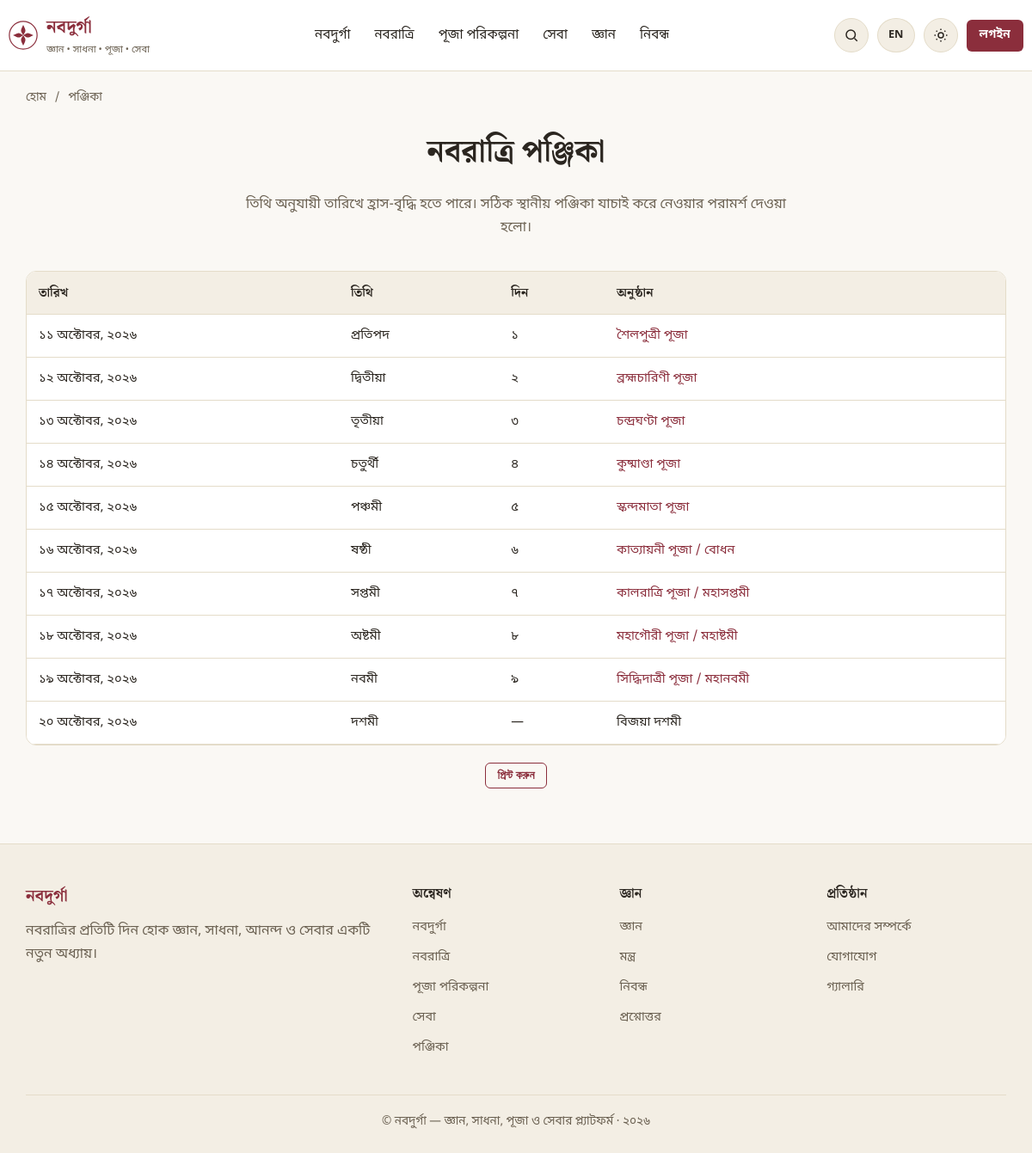
/calendar, run on the app's committed database.
### tables this page shows
CREATE TABLE IF NOT EXISTS festival_calendar (
    id INT UNSIGNED AUTO_INCREMENT PRIMARY KEY,
    year SMALLINT UNSIGNED NOT NULL,
    day_number TINYINT UNSIGNED NULL COMMENT 'NULL for special markers e.g. Mahalaya/Dashami',
    gregorian_date DATE NOT NULL,
    tithi VARCHAR(100) NULL,
    navadurga_id INT UNSIGNED NULL,
    event_label VARCHAR(255) NULL,
    is_dashami TINYINT(1) NOT NULL DEFAULT 0,
    notes VARCHAR(500) NULL,
    created_at DATETIME NOT NULL DEFAULT CURRENT_TIMESTAMP,
    updated_at DATETIME NOT NULL DEFAULT CURRENT_TIMESTAMP ON UPDATE CURRENT_TIMESTAMP,
    CONSTRAINT fk_calendar_navadurga FOREIGN KEY (navadurga_id) REFERENCES navadurga(id) ON DELETE SET NULL,
    INDEX idx_calendar_year (year)
);

### app/core/Controller.php (called while the page is built, shortened)
<?php
class Controller
{
    protected function view(string $view, array $data = [], ?string $layout = null): void
    {
        $viewFile = dirname(__DIR__) . '/views/' . $view . '.php';
        extract($data, EXTR_SKIP);
        require $viewFile;
    }
}

### app/controllers/CalendarController.php (called while the page is built, shortened)
<?php
class CalendarController extends Controller
{
    public function index(Request $request): void
    {
        $repo = new CalendarRepository();
        $years = $repo->availableYears();
        $defaultYear = (int) config('app.current_navaratri_year');
        $year = (int) $request->query('year', $defaultYear);
        $this->view('pages/calendar', [
            'title' => 'নবরাত্রি পঞ্জিকা',
            'metaDescription' => 'নবরাত্রির তারিখ, তিথি ও অনুষ্ঠানসূচি।',
            'breadcrumbs' => [['label' => 'পঞ্জিকা']],
            'years' => $years,
            'year' => $year,
            'entries' => $repo->forYear($year),
        ]);
    }
}

### public/index.php (called while the page is built, shortened)
<?php
$router = new \App\Core\Router();
$router->setBasePath(\App\Core\Env::get('APP_BASE_PATH', ''));
$request = new \App\Core\Request();
$router->dispatch($request);

### app/core/Repository.php (called while the page is built, shortened)
<?php
abstract class Repository
{
    protected PDO $db;
    public function __construct()
    {
        $this->db = Database::connection();
    }
    public function query(string $sql, array $params = []): array
    {
        $stmt = $this->db->prepare($sql);
        $stmt->execute($params);
        return $stmt->fetchAll();
    }
}

### app/core/Autoloader.php (called while the page is built, shortened)
<?php
class Autoloader
{
    protected static array $map = [
        'App\\Core\\' => 'core/',
        'App\\Controllers\\Admin\\' => 'controllers/admin/',
        'App\\Controllers\\' => 'controllers/',
        'App\\Models\\' => 'models/',
        'App\\Repositories\\' => 'repositories/',
        'App\\Services\\' => 'services/',
        'App\\Middleware\\' => 'middleware/',
        'App\\Validators\\' => 'validators/',
        'App\\Helpers\\' => 'helpers/',
    ];
    public static function register(string $appPath): void
    {
        spl_autoload_register(function (string $class) use ($appPath) {
            foreach (self::$map as $prefix => $dir) {
                if (str_starts_with($class, $prefix)) {
                    $relative = substr($class, strlen($prefix));
                    $relative = str_replace('\\', '/', $relative);
                    $file = rtrim($appPath, '/\\') . '/' . $dir . $relative . '.php';
                    if (is_file($file)) {
                        return;
                    }
                }
            }
        });
    }
}

### app/core/Env.php (called while the page is built, shortened)
<?php
class Env
{
    public static function get(string $key, $default = null)
    {
        $value = $_ENV[$key] ?? getenv($key);
        return match (strtolower((string) $value)) {
            'true', '(true)' => true,
            'false', '(false)' => false,
            'null', '(null)' => null,
            'empty', '(empty)' => '',
            default => $value,
        };
    }
}

### app/core/Database.php (called while the page is built, shortened)
<?php
class Database
{
    protected static ?PDO $instance = null;
    public static function connection(): PDO
    {
        if (self::$instance === null) {
            $host = Env::get('DB_HOST', '127.0.0.1');
            $port = Env::get('DB_PORT', '3306');
            $name = Env::get('DB_DATABASE', 'navadurga_db');
            $user = Env::get('DB_USERNAME', 'root');
            $pass = Env::get('DB_PASSWORD', '');
            $charset = Env::get('DB_CHARSET', 'utf8mb4');
            $dsn = "mysql:host={$host};port={$port};dbname={$name};charset={$charset}";
            try {
                self::$instance = new PDO($dsn, $user, $pass, [
                    PDO::ATTR_ERRMODE => PDO::ERRMODE_EXCEPTION,
                    PDO::ATTR_DEFAULT_FETCH_MODE => PDO::FETCH_ASSOC,
                    PDO::ATTR_EMULATE_PREPARES => true,
                ]);
            } catch (PDOException $e) {
                if (Env::get('APP_DEBUG', false)) {
                    throw $e;
                }
                http_response_code(500);
                require dirname(__DIR__) . '/views/errors/500.php';
                exit;
            }
        }
        return self::$instance;
    }
}

### app/repositories/CalendarRepository.php (called while the page is built, shortened)
<?php
class CalendarRepository extends Repository
{
    public function forYear(int $year): array
    {
        return $this->query(
            "SELECT fc.*, n.name_bn AS navadurga_name_bn, n.slug AS navadurga_slug
             FROM festival_calendar fc
             LEFT JOIN navadurga n ON n.id = fc.navadurga_id
             WHERE fc.year = :year
             ORDER BY fc.gregorian_date ASC",
            ['year' => $year]
        );
    }
}

### app/helpers/functions.php (called while the page is built, shortened)
<?php
if (!function_exists('base_path')) {
    function base_path(): string
    {
        return rtrim(Env::get('APP_BASE_PATH', ''), '/');
    }
}
if (!function_exists('url')) {
    function url(string $path = ''): string
    {
        return base_path() . '/' . ltrim($path, '/');
    }
}
if (!function_exists('e')) {
    function e(?string $value): string
    {
        return htmlspecialchars($value ?? '', ENT_QUOTES, 'UTF-8');
    }
}
if (!function_exists('bn_digits')) {
    function bn_digits($number): string
    {
        $western = ['0','1','2','3','4','5','6','7','8','9'];
        $bengali = ['০','১','২','৩','৪','৫','৬','৭','৮','৯'];
        return str_replace($western, $bengali, (string) $number);
    }
}
if (!function_exists('bn_month')) {
    function bn_month(string $englishMonth): string
    {
        $map = [
            'January' => 'জানুয়ারি', 'February' => 'ফেব্রুয়ারি', 'March' => 'মার্চ',
            'April' => 'এপ্রিল', 'May' => 'মে', 'June' => 'জুন',
            'July' => 'জুলাই', 'August' => 'আগস্ট', 'September' => 'সেপ্টেম্বর',
            'October' => 'অক্টোবর', 'November' => 'নভেম্বর', 'December' => 'ডিসেম্বর',
        ];
        return $map[$englishMonth] ?? $englishMonth;
    }
}
if (!function_exists('bn_date')) {
    function bn_date(?string $date, string $format = 'j F, Y'): string
    {
        $ts = strtotime($date);
        $formatted = date($format, $ts);
        foreach (['January','February','March','April','May','June','July','August','September','October','November','December'] as $m) {
            if (str_contains($formatted, $m)) {
                $formatted = str_replace($m, bn_month($m), $formatted);
                break;
            }
        }
        return bn_digits($formatted);
    }
}

### app/views/pages/calendar.php (the view, shortened to what this page needs)
<h1 class="text-center">নবরাত্রি পঞ্জিকা</h1>
<p class="section-subtitle">তিথি অনুযায়ী তারিখে হ্রাস-বৃদ্ধি হতে পারে। সঠিক স্থানীয় পঞ্জিকা যাচাই করে নেওয়ার পরামর্শ দেওয়া হলো।</p>
<?php if (empty($entries)): ?>
    <div class="empty-state"><div class="icon">🗓️</div><p><?= bn_digits($year) ?> সালের পঞ্জিকা এখনও যোগ করা হয়নি।</p></div>
<?php else: ?>
<div class="table-responsive">
    <table class="data-table stack-mobile">
        <thead><tr><th>তারিখ</th><th>তিথি</th><th>দিন</th><th>অনুষ্ঠান</th></tr></thead>
        <tbody>
        <?php foreach ($entries as $e): ?>
            <tr>
                <td data-label="তারিখ"><?= bn_date($e['gregorian_date']) ?></td>
                <td data-label="তিথি"><?= e($e['tithi']) ?></td>
                <td data-label="দিন"><?= $e['day_number'] ? bn_digits($e['day_number']) : '—' ?></td>
                <td data-label="অনুষ্ঠান">
                    <?php if ($e['day_number']): ?>
                        <a href="<?= url('/navaratri/day/' . $e['day_number']) ?>"><?= e($e['event_label']) ?></a>
                    <?php else: ?>
                        <?= e($e['event_label']) ?>
                    <?php endif; ?>
                </td>
            </tr>
        <?php endforeach; ?>
        </tbody>
    </table>
</div>
<div class="text-center" style="margin-top:20px;">
    <button class="btn btn-outline btn-sm" data-print>প্রিন্ট করুন</button>
</div>
<?php endif; ?>

### app/core/Router.php (shortened to what this page needs)
<?php
class Router
{
    protected array $routes = [];
    protected string $basePath = '';
    public function setBasePath(string $path): void
    {
        $this->basePath = rtrim($path, '/');
    }
    protected function add(string $method, string $uri, $handler, array $middleware): void
    {
        $this->routes[] = [
            'method' => $method,
            'uri' => '/' . trim($uri, '/'),
            'handler' => $handler,
            'middleware' => $middleware,
        ];
    }
    public function dispatch(Request $request): void
    {
        $uri = $request->uriPath($this->basePath);
        foreach ($this->routes as $route) {
            $pattern = $this->compile($route['uri']);
            if (preg_match($pattern, $uri, $matches)) {
                $params = array_filter($matches, 'is_string', ARRAY_FILTER_USE_KEY);
                $this->call($route['handler'], $request, $params);
                return;
            }
        }
    }
    protected function compile(string $uri): string
    {
        $pattern = preg_replace('#\{([a-zA-Z_][a-zA-Z0-9_]*)\}#', '(?P<$1>[^/]+)', $uri);
        return '#^' . $pattern . '$#u';
    }
    protected function call($handler, Request $request, array $params): void
    {
        [$class, $method] = $handler;
        $controller = new $class();
        call_user_func_array([$controller, $method], array_merge([$request], array_values($params)));
    }
}

### public/assets/css/app.css (style rules this page uses)
:root { --color-bg: #FAF8F4; --color-surface: #FFFFFF; --color-surface-alt: #F3EEE4; --color-border: #E4DCC9; --color-text: #2B2620; --color-text-muted: #6B6152; --color-primary: #8B2E3C; --color-primary-dark: #6E1F2B; --color-primary-soft: #F4E4E6; --color-accent: #B8842E; --color-accent-soft: #F6ECD9; --color-success: #2F6D4F; --color-success-soft: #E4F1EA; --color-danger: #B3261E; --color-danger-soft: #FBE7E5; --color-info: #2E5D8B; --color-info-soft: #E4EDF6; --shadow-sm: 0 1px 3px rgba(43, 38, 32, 0.08); --shadow-md: 0 4px 16px rgba(43, 38, 32, 0.10); --radius-sm: 6px; --radius-md: 12px; --radius-lg: 20px; --font-body: 'Noto Sans Bengali', 'Nirmala UI', 'Vrinda', 'Noto Sans', system-ui, sans-serif; --font-heading: 'Noto Serif Bengali', 'Nirmala UI', 'Vrinda', 'Noto Serif', Georgia, serif; --container-width: 1180px; }
* { box-sizing: border-box; }
html { scroll-behavior: smooth; }
body { margin: 0; font-family: var(--font-body); background: var(--color-bg); color: var(--color-text); line-height: 1.7; font-size: 16px; -webkit-font-smoothing: antialiased; }
h1, h2, h3, h4 { font-family: var(--font-heading); font-weight: 700; line-height: 1.35; margin: 0 0 0.6em; color: var(--color-text); }
h1 { font-size: clamp(1.9rem, 3vw, 2.6rem); }
p { margin: 0 0 1em; color: var(--color-text); }
a { color: var(--color-primary); text-decoration: none; }
.section-subtitle { text-align: center; color: var(--color-text-muted); max-width: 640px; margin: 0 auto 36px; }
.btn { display: inline-flex; align-items: center; justify-content: center; gap: 8px; padding: 11px 22px; border-radius: var(--radius-sm); font-weight: 600; font-size: 0.95rem; border: 1px solid transparent; cursor: pointer; transition: transform 0.05s ease, background 0.15s ease; text-decoration: none; }
.btn-outline { background: transparent; border-color: var(--color-primary); color: var(--color-primary); }
.btn-sm { padding: 6px 14px; font-size: 0.85rem; }
table.data-table { width: 100%; border-collapse: collapse; background: var(--color-surface); }
table.data-table th, table.data-table td { text-align: left; padding: 12px 14px; border-bottom: 1px solid var(--color-border); font-size: 0.92rem; }
table.data-table th { background: var(--color-surface-alt); font-family: var(--font-heading); }
.table-responsive { overflow-x: auto; border: 1px solid var(--color-border); border-radius: var(--radius-md); }
.text-center { text-align: center; }

### data on the page
festival_calendar: gregorian_date "১১ অক্টোবর, ২০২৬", tithi "প্রতিপদ", day_number "১", event_label "শৈলপুত্রী পূজা"
festival_calendar: gregorian_date "১২ অক্টোবর, ২০২৬", tithi "দ্বিতীয়া", day_number "২", event_label "ব্রহ্মচারিণী পূজা"
festival_calendar: gregorian_date "১৩ অক্টোবর, ২০২৬", tithi "তৃতীয়া", day_number "৩", event_label "চন্দ্রঘণ্টা পূজা"
festival_calendar: gregorian_date "১৪ অক্টোবর, ২০২৬", tithi "চতুর্থী", day_number "৪", event_label "কুষ্মাণ্ডা পূজা"
festival_calendar: gregorian_date "১৫ অক্টোবর, ২০২৬", tithi "পঞ্চমী", day_number "৫", event_label "স্কন্দমাতা পূজা"
festival_calendar: gregorian_date "১৬ অক্টোবর, ২০২৬", tithi "ষষ্ঠী", day_number "৬", event_label "কাত্যায়নী পূজা / বোধন"
festival_calendar: gregorian_date "১৭ অক্টোবর, ২০২৬", tithi "সপ্তমী", day_number "৭", event_label "কালরাত্রি পূজা / মহাসপ্তমী"
festival_calendar: gregorian_date "১৮ অক্টোবর, ২০২৬", tithi "অষ্টমী", day_number "৮", event_label "মহাগৌরী পূজা / মহাষ্টমী"
festival_calendar: gregorian_date "১৯ অক্টোবর, ২০২৬", tithi "নবমী", day_number "৯", event_label "সিদ্ধিদাত্রী পূজা / মহানবমী"
festival_calendar: gregorian_date "২০ অক্টোবর, ২০২৬", tithi "দশমী", event_label "বিজয়া দশমী"

### other printed values
setting('site_name', 'নবদুর্গা') "নবদুর্গা"
setting('site_subtitle', 'জ্ঞান • সাধনা • পূজা • সেবা') "জ্ঞান • সাধনা • পূজা • সেবা"
t('nav.navadurga') "নবদুর্গা"
t('nav.navaratri') "নবরাত্রি"
t('nav.puja_planning') "পূজা পরিকল্পনা"
t('nav.seva') "সেবা"
t('nav.learning') "জ্ঞান"
t('nav.articles') "নিবন্ধ"
t('nav.login') "লগইন"
$crumb['label'] "পঞ্জিকা"
t('footer.explore') "অন্বেষণ"
t('nav.calendar') "পঞ্জিকা"
t('footer.knowledge') "জ্ঞান"
t('nav.mantras') "মন্ত্র"
t('nav.faq') "প্রশ্নোত্তর"
